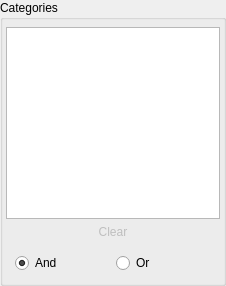
           <widget class="QGroupBox" name="categoriesGroup">
            <property name="title">
             <string>Categories</string>
            </property>
            <layout class="QVBoxLayout" name="verticalLayout_10" stretch="6,0,0">
             <property name="spacing">
              <number>0</number>
             </property>
             <property name="leftMargin">
              <number>3</number>
             </property>
             <property name="topMargin">
              <number>7</number>
             </property>
             <property name="rightMargin">
              <number>3</number>
             </property>
             <property name="bottomMargin">
              <number>1</number>
             </property>
             <item>
              <widget class="QTreeWidget" name="categoriesList">
               <property name="minimumSize">
                <size>
                 <width>120</width>
                 <height>0</height>
                </size>
               </property>
               <property name="maximumSize">
                <size>
                 <width>214</width>
                 <height>16777215</height>
                </size>
               </property>
               <property name="contextMenuPolicy">
                <enum>Qt::CustomContextMenu</enum>
               </property>
               <property name="selectionMode">
                <enum>QAbstractItemView::ExtendedSelection</enum>
               </property>
               <property name="indentation">
                <number>0</number>
               </property>
               <property name="uniformRowHeights">
                <bool>true</bool>
               </property>
               <attribute name="headerVisible">
                <bool>false</bool>
               </attribute>
               <column>
                <property name="text">
                 <string notr="true">1</string>
                </property>
               </column>
              </widget>
             </item>
             <item>
              <widget class="QPushButton" name="clickBlankButton">
               <property name="enabled">
                <bool>false</bool>
               </property>
               <property name="sizePolicy">
                <sizepolicy hsizetype="Minimum" vsizetype="Maximum">
                 <horstretch>0</horstretch>
                 <verstretch>0</verstretch>
                </sizepolicy>
               </property>
               <property name="minimumSize">
                <size>
                 <width>0</width>
                 <height>25</height>
                </size>
               </property>
               <property name="text">
                <string>Clear</string>
               </property>
               <property name="flat">
                <bool>true</bool>
               </property>
              </widget>
             </item>
             <item>
              <widget class="QWidget" name="widget" native="true">
               <property name="sizePolicy">
                <sizepolicy hsizetype="Preferred" vsizetype="Preferred">
                 <horstretch>0</horstretch>
                 <verstretch>0</verstretch>
                </sizepolicy>
               </property>
               <layout class="QHBoxLayout" name="horizontalLayout_11">
                <item>
                 <widget class="QRadioButton" name="categoriesAndBtn">
                  <property name="toolTip">
                   <string>If checked, only mods that match all selected categories are displayed.</string>
                  </property>
                  <property name="text">
                   <string>And</string>
                  </property>
                  <property name="checked">
                   <bool>true</bool>
                  </property>
                 </widget>
                </item>
                <item>
                 <widget class="QRadioButton" name="categoriesOrBtn">
                  <property name="toolTip">
                   <string>If checked, all mods that match at least one of the selected categories are displayed.</string>
                  </property>
                  <property name="text">
                   <string>Or</string>
                  </property>
                 </widget>
                </item>
               </layout>
              </widget>
             </item>
            </layout>
           </widget>
